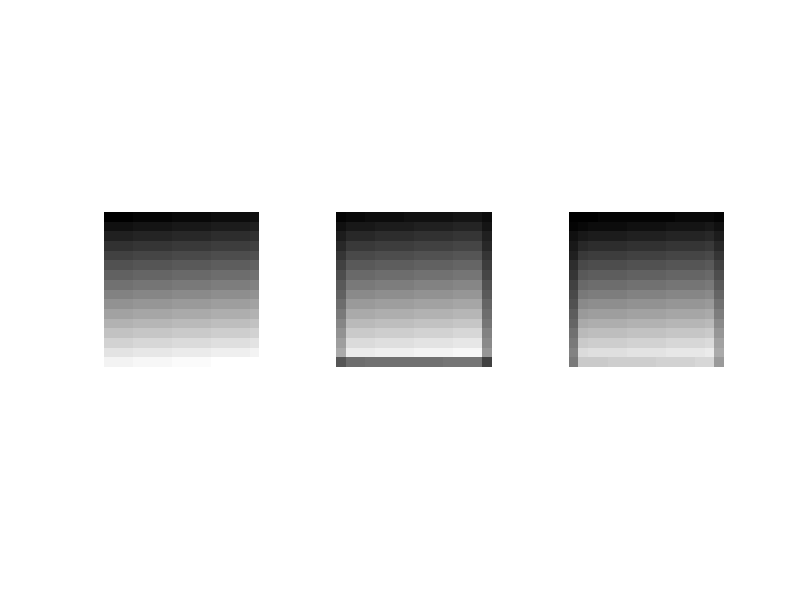

The MATLAB script that drew this image:
f = zeros(16,16);
step = 1;
for i=1:1:16
    for j=1:1:16
        f(i, j) = step;
        step = step+1;
    end
end
subplot(1,3,1);
imshow(uint8(f));

w = zeros(3, 3);
step = 1;
res = 0;
for i=1:1:3
    for j=1:1:3
        w(i, j) = step;
        res = res + step;
        step = step+1;
    end
end
w = w/res;

g = f;
for i=1:1:16
    for j=1:1:16
        tmp = 0;
        for s = -1:1:1
            for t = -1:1:1
                if i+s > 0 && i+s < 17
                    if j+t > 0 && j+t < 17
                        tmp = tmp+f(i+s, j+t)*w(s+2, t+2);
                    end
                end
            end
        end
        if tmp > 256
            g(i, j) = 255;
        else
            g(i, j) = tmp;
        end
    end
end
subplot(1,3,2);
imshow(uint8(g));

g2 = f;
for i=1:1:16
    for j=1:1:16
        tmp = 0;
        for s = -1:1:1
            for t = -1:1:1
                if i-s > 0 && i-s < 17
                    if j-t > 0 && j-t < 17
                        tmp = tmp+f(i-s, j-t)*w(s+2, t+2);
                    end
                end
            end
        end
        if tmp > 256
            g2(i, j) = 255;
        else
            g2(i, j) = tmp;
        end
    end
end
subplot(1,3,3);
imshow(uint8(g2));